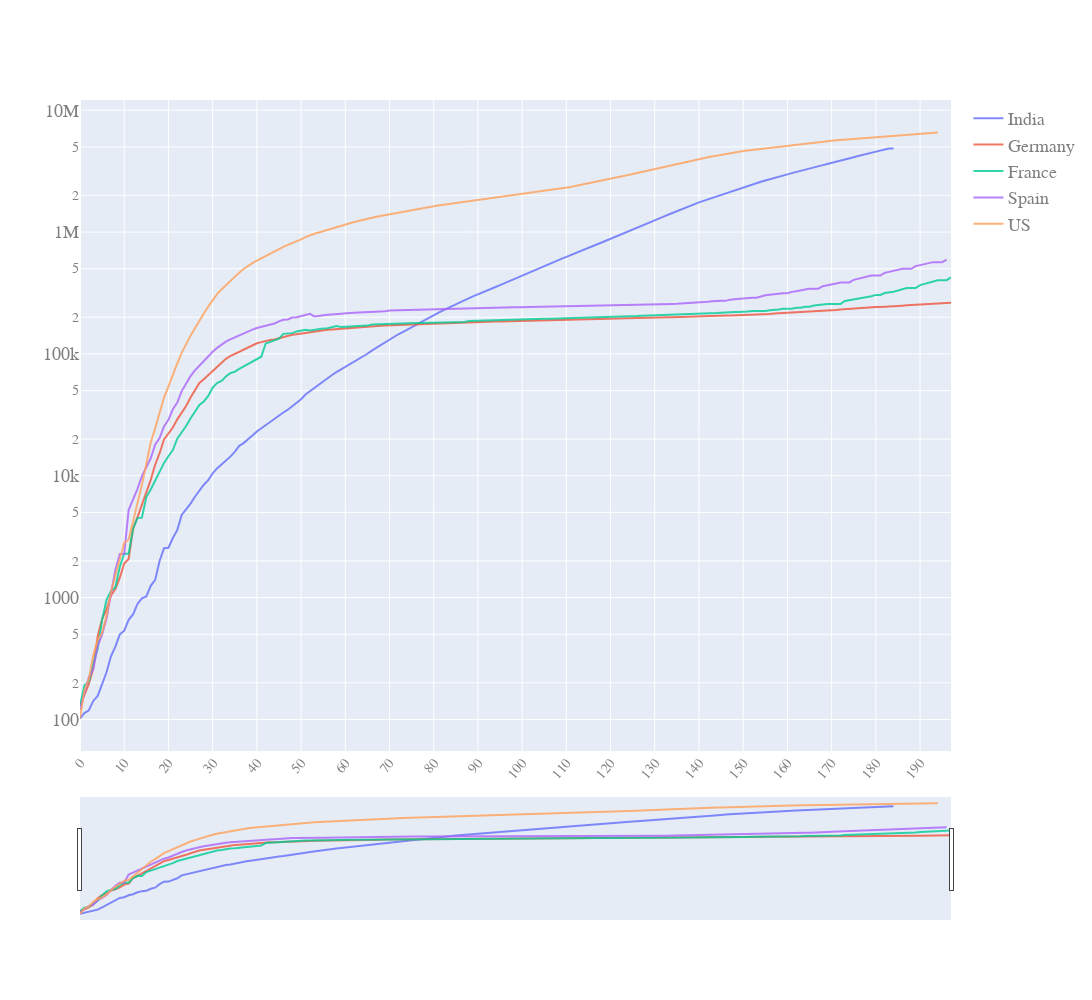

Notebook code cell kept with this figure:
### Code cell
quick_plot(pd_sync_timelines.date,
           pd_sync_timelines.iloc[:,:-1],
           y_scale='log',
           slider=True)

### Figure 1 — Plotly figure (JSON) as saved in the notebook; plotly's stock layout.template omitted (floating-point values rounded to 4 significant figures; data arrays with more than 128 entries replaced by an {"elided": "..."} marker saying what was removed)
{"data": [{"name": "India", "opacity": 0.8, "type": "scatter", "x": {"elided": "198 int values"}, "y": {"elided": "198 int values"}}, {"name": "Germany", "opacity": 0.8, "type": "scatter", "x": {"elided": "198 int values"}, "y": {"elided": "198 int values"}}, {"name": "France", "opacity": 0.8, "type": "scatter", "x": {"elided": "198 int values"}, "y": {"elided": "198 int values"}}, {"name": "Spain", "opacity": 0.8, "type": "scatter", "x": {"elided": "198 int values"}, "y": {"elided": "198 int values"}}, {"name": "US", "opacity": 0.8, "type": "scatter", "x": {"elided": "198 int values"}, "y": {"elided": "198 int values"}}], "layout": {"autosize": true, "font": {"color": "#7f7f7f", "family": "PT Sans, monospace", "size": 18}, "height": 1000, "width": 1200, "xaxis": {"nticks": 20, "rangeslider": {"visible": true}, "tickangle": -50, "tickfont": {"color": "#7f7f7f", "size": 14}}, "yaxis": {"type": "log"}}}
